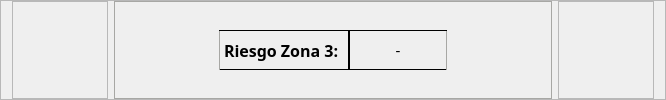
                    <widget class="QFrame" name="frame_30">
                     <property name="minimumSize">
                      <size>
                       <width>96</width>
                       <height>90</height>
                      </size>
                     </property>
                     <property name="maximumSize">
                      <size>
                       <width>16777215</width>
                       <height>150</height>
                      </size>
                     </property>
                     <property name="frameShape">
                      <enum>QFrame::StyledPanel</enum>
                     </property>
                     <property name="frameShadow">
                      <enum>QFrame::Raised</enum>
                     </property>
                     <layout class="QHBoxLayout" name="horizontalLayout_19">
                      <property name="topMargin">
                       <number>0</number>
                      </property>
                      <property name="bottomMargin">
                       <number>0</number>
                      </property>
                      <item>
                       <widget class="QFrame" name="frame_49">
                        <property name="minimumSize">
                         <size>
                          <width>96</width>
                          <height>0</height>
                         </size>
                        </property>
                        <property name="frameShape">
                         <enum>QFrame::StyledPanel</enum>
                        </property>
                        <property name="frameShadow">
                         <enum>QFrame::Raised</enum>
                        </property>
                       </widget>
                      </item>
                      <item>
                       <widget class="QFrame" name="colorZone3T">
                        <property name="sizePolicy">
                         <sizepolicy hsizetype="Expanding" vsizetype="Preferred">
                          <horstretch>0</horstretch>
                          <verstretch>0</verstretch>
                         </sizepolicy>
                        </property>
                        <property name="minimumSize">
                         <size>
                          <width>98</width>
                          <height>0</height>
                         </size>
                        </property>
                        <property name="styleSheet">
                         <string notr="true">background: qlineargradient(spread:pad,x1: 0, y1: 0, x2: 1, y2: 0,
                                 stop: 0 rgb(47, 146, 178), stop: 0.48 rgb(190, 192, 194),
                                 stop: 0.52 rgb(190, 192, 194), stop: 1.0  rgb(47, 146, 178));
border-radius:0px;
border:1px solid rgb(167, 167, 164);

</string>
                        </property>
                        <property name="frameShape">
                         <enum>QFrame::StyledPanel</enum>
                        </property>
                        <property name="frameShadow">
                         <enum>QFrame::Raised</enum>
                        </property>
                        <layout class="QHBoxLayout" name="horizontalLayout_23">
                         <property name="spacing">
                          <number>0</number>
                         </property>
                         <item>
                          <spacer name="horizontalSpacer_20">
                           <property name="orientation">
                            <enum>Qt::Horizontal</enum>
                           </property>
                           <property name="sizeType">
                            <enum>QSizePolicy::Expanding</enum>
                           </property>
                           <property name="sizeHint" stdset="0">
                            <size>
                             <width>95</width>
                             <height>20</height>
                            </size>
                           </property>
                          </spacer>
                         </item>
                         <item>
                          <widget class="QLabel" name="label_25">
                           <property name="minimumSize">
                            <size>
                             <width>98</width>
                             <height>20</height>
                            </size>
                           </property>
                           <property name="maximumSize">
                            <size>
                             <width>140</width>
                             <height>40</height>
                            </size>
                           </property>
                           <property name="font">
                            <font>
                             <family>Bell MT</family>
                             <pointsize>12</pointsize>
                             <bold>true</bold>
                            </font>
                           </property>
                           <property name="styleSheet">
                            <string notr="true">border-radius:0px;
border-top: 1px solid;
border-bottom: 1px solid;
border-right: 1px solid;
background-color:rgba(0, 0, 0, 0);</string>
                           </property>
                           <property name="text">
                            <string>Riesgo Zona 3: </string>
                           </property>
                          </widget>
                         </item>
                         <item>
                          <widget class="QLabel" name="txtZona3T">
                           <property name="minimumSize">
                            <size>
                             <width>98</width>
                             <height>20</height>
                            </size>
                           </property>
                           <property name="maximumSize">
                            <size>
                             <width>55</width>
                             <height>40</height>
                            </size>
                           </property>
                           <property name="font">
                            <font>
                             <family>Rockwell</family>
                             <pointsize>11</pointsize>
                            </font>
                           </property>
                           <property name="styleSheet">
                            <string notr="true">border-radius:0px;
border-top: 1px solid;
border-bottom: 1px solid;
border-left: 1px solid;
background-color:rgba(0, 0, 0, 0);</string>
                           </property>
                           <property name="text">
                            <string>-</string>
                           </property>
                           <property name="alignment">
                            <set>Qt::AlignCenter</set>
                           </property>
                          </widget>
                         </item>
                         <item>
                          <spacer name="horizontalSpacer_21">
                           <property name="orientation">
                            <enum>Qt::Horizontal</enum>
                           </property>
                           <property name="sizeType">
                            <enum>QSizePolicy::Expanding</enum>
                           </property>
                           <property name="sizeHint" stdset="0">
                            <size>
                             <width>95</width>
                             <height>20</height>
                            </size>
                           </property>
                          </spacer>
                         </item>
                        </layout>
                       </widget>
                      </item>
                      <item>
                       <widget class="QFrame" name="frame_47">
                        <property name="minimumSize">
                         <size>
                          <width>96</width>
                          <height>0</height>
                         </size>
                        </property>
                        <property name="frameShape">
                         <enum>QFrame::StyledPanel</enum>
                        </property>
                        <property name="frameShadow">
                         <enum>QFrame::Raised</enum>
                        </property>
                       </widget>
                      </item>
                     </layout>
                    </widget>
